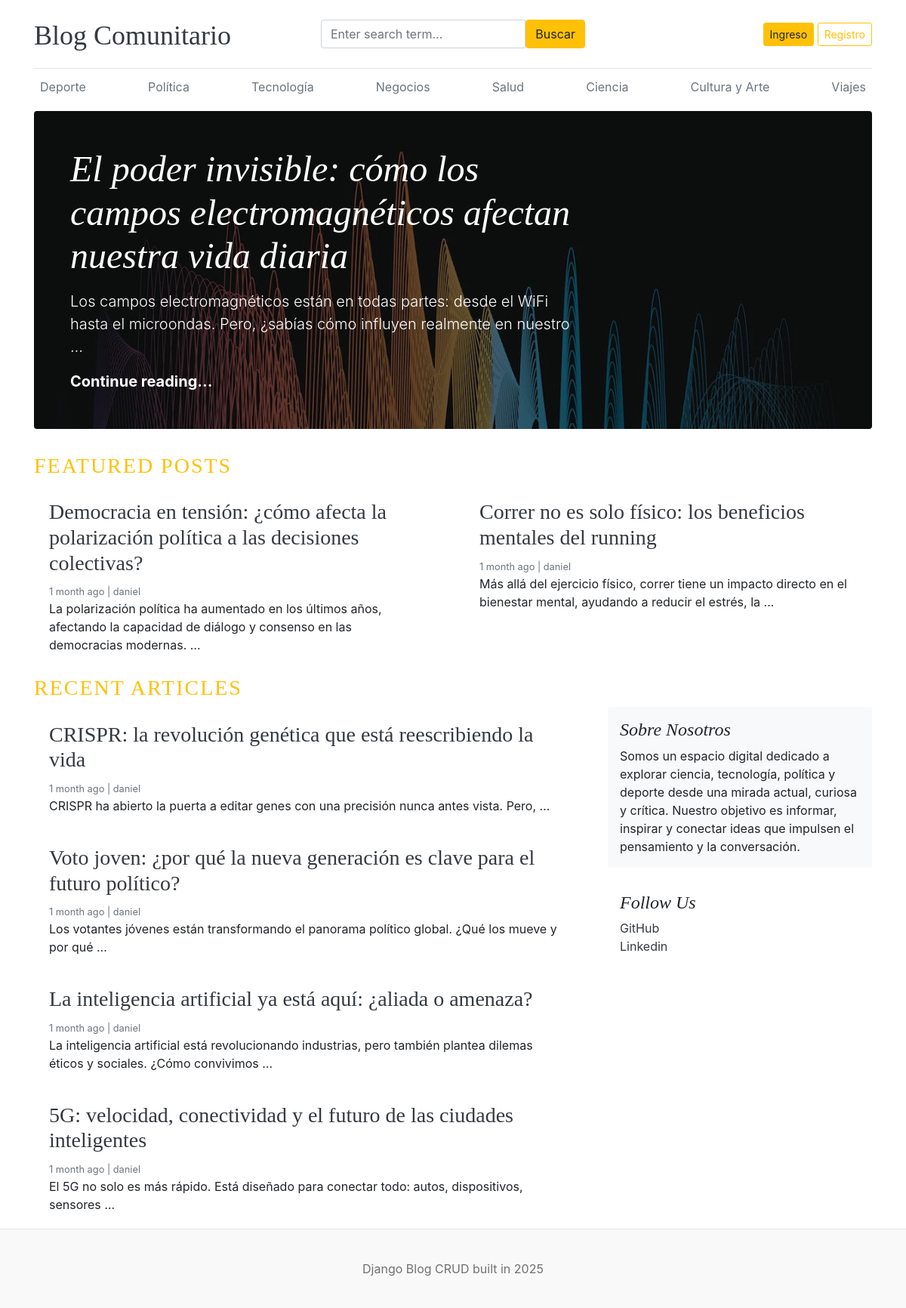
The page / on the database its author committed.
### blogs/models.py (models this page shows, shortened)
class Category(models.Model):
    category_name = models.CharField(max_length=50, unique=True)
    created_at = models.DateTimeField(auto_now_add=True)
    updated_at = models.DateTimeField(auto_now=True)
    class Meta:
        verbose_name_plural = "Categories"

class Blog(models.Model):
    title = models.CharField(max_length=100)
    slug = models.SlugField(max_length=150, unique=True, blank=True)
    category = models.ForeignKey(Category, on_delete=models.CASCADE)
    author = models.ForeignKey(User, on_delete=models.CASCADE)
    featured_image = models.ImageField(upload_to='uploads/%y/%m/%d/')
    short_description = models.TextField(max_length=500)
    blog_body = models.TextField(max_length=2000)
    status = models.CharField(max_length=20, choices=STATUS_CHOICES, default="Draft")
    is_featured = models.BooleanField(default=False)
    created_at = models.DateTimeField(auto_now_add=True)
    updated_at = models.DateTimeField(auto_now=True)

### assignment/models.py (models this page shows, shortened)
class About(models.Model):
    about_heading = models.CharField(max_length=25, unique=True)
    about_description = models.TextField(max_length=500)
    created_at = models.DateTimeField(auto_now_add=True)
    updated_at = models.DateTimeField(auto_now=True)
    class Meta:
        verbose_name_plural = "About"

class SocialLink(models.Model):
    platform = models.CharField(max_length=25)
    link = models.URLField(max_length=100)
    created_at = models.DateTimeField(auto_now_add=True)
    updated_at = models.DateTimeField(auto_now=True)

### blog_main/views.py (the view)
# urls.py: path('', views.home, name='home'),
def home(request):
    features_posts = Blog.objects.filter(is_featured=True, status='Published').order_by('-updated_at')
    posts = Blog.objects.filter(is_featured=False, status='Published')
    try:
        about = About.objects.get()
    except:
        about = None
    context = {
        'featured_posts': features_posts,
        'posts': posts,
        'about': about,
    }
    return render(request, 'home.html', context)

### blogs/context_processors.py (called while the page is built)
def get_categories(request):
    categories = Category.objects.all()
    return dict(categories=categories)

def get_social_links(request):
    social_links = SocialLink.objects.all()
    return dict(social_links=social_links)

### templates/home.html
{% extends 'base.html' %}
{% block content %}
{% for post in featured_posts %}
  {% if forloop.first %}
  <div class="jumbotron p-3 p-md-5 text-white rounded bg-dark" style="background-image: url({{ post.featured_image.url }});background-blend-mode: overlay;background-size:cover;">
      <div class="col-md-8 px-0">
        <h1 class="display-4 font-italic">{{ post.title}}</h1>
        <p class="lead my-3">{{ post.short_description | truncatewords:20}}</p>
        <p class="lead mb-0"><a href="{% url 'blogs' post.slug %}" class="text-white font-weight-bold">Continue reading...</a></p>
      </div>
    </div>
  {% endif %}
{% endfor %}
 <h3 class="text-uppercase text-warning" style="letter-spacing: 2px">Featured Posts</h3>
  <div class="row mb-2">
    {% for post in featured_posts %}
    {% if not forloop.first %}
    <div class="col-md-6">
      <div class="card border-0" >
        <div class="card-body">
          <h3><a href="{% url 'blogs' post.slug %}" class="text-dark">{{ post.title }}</a></h3>
          <small class="mb-1 text-muted"> {{ post.created_at | timesince}} ago | {{ post.author}}</small>
          <p class="card-text">{{ post.short_description | truncatewords:20 }}</p>
        </div>
      </div>
    </div>
    {% endif %}
    {% endfor %}
  </div>
  <h3 class="text-uppercase text-warning" style="letter-spacing: 2px">Recent Articles</h3>
  <main role="main" class="container p-0">
    <div class="row">
      <div class="col-md-8 blog-main">
        {% for post in posts %}
        <div class="card border-0" >
          <div class="card-body">
            <h3><a href="{% url 'blogs' post.slug %}" class="text-dark">{{ post.title }}</a></h3>
            <small class="mb-1 text-muted"> {{ post.created_at | timesince}} ago | {{ post.author}}</small>
            <p class="card-text">{{ post.short_description | truncatewords:15 }}</p>
          </div>
        </div>
        {% endfor %}
      </div>
      <aside class="col-md-4 blog-sidebar">
        <div class="p-3 mb-3 bg-light rounded">
          <h4 class="font-italic">{{ about.about_heading }}</h4>
          <p class="mb-0">{{ about.about_description }}</p>
        </div>
        {% if social_links %}
        <div class="p-3">
          <h4 class="font-italic">Follow Us</h4>
          <ol class="list-unstyled">
            {% for i in social_links %}
            <li><a class="text-dark" href="{{ i.link }}" target="_blank">{{ i.platform }}</a></li>
            {% endfor %}
          </ol>
        </div>
        {% endif %}
      </aside>
    </div>
  </main>
</div>
{% endblock %}

### templates/base.html (shortened to what this page needs)
{% load static %}
<!DOCTYPE html>
<html lang="en">
<head>
    <link href="https://getbootstrap.com/docs/4.0/dist/css/bootstrap.min.css" rel="stylesheet">
    <link href="{% static 'css/blog.css' %}" rel="stylesheet">
    <link rel="stylesheet" href="https://cdnjs.cloudflare.com/ajax/libs/font-awesome/4.7.0/css/font-awesome.min.css">
  </head>
<body>
    <div class="container">
      <header class="blog-header py-3">
        <div class="row flex-nowrap justify-content-between align-items-center">
          <div class="col-4 pt-1">
            <a class="blog-header-logo text-dark" href="/">Blog Comunitario</a>
          </div>
          <div class="col-4">
            <form action="{% url 'search' %}" method="GET">
              <div class="input-group">
                <input class="form-control" type="text" name="keyword" value="{{ keyword }}" placeholder="Enter search term..." aria-label="Enter search term..." aria-describedby="button-search" />
                <button type="submit" class="btn btn-warning" id="button-search" type="button">Buscar</button>
              </div>
            </form>
          </div>
          <div class="col-4 d-flex justify-content-end align-items-center">
            {% if not user.is_authenticated %}
            <a class="btn btn-sm btn-warning" href="{% url 'login' %}">Ingreso</a> &nbsp;
            <a class="btn btn-sm btn-outline-warning" href="{% url 'register' %}">Registro</a>
            {% else %}
            <span><a href="{% url 'dashboard' %}" class="text-dark">Panel de Control</a></span>
            &emsp;
            <span><a href="{% url 'logout' %}" class="text-dark">Cerrar Sesión</a></span>
            {% endif %}
          </div>
        </div>
      </header>
      <div class="nav-scroller py-1 mb-2">
        <nav class="nav d-flex justify-content-between">
          {% for cat in categories %}
          <a class="p-2 text-muted" href="{% url 'posts_by_category' cat.id %}">{{ cat.category_name}}</a>
          {% endfor %}
        </nav>
      </div>
{% block content %}
{% endblock %}
 <footer class="blog-footer">
  <p>Django Blog CRUD built in 2025 </p>
</footer>
</body>
</html>

### blog_main/static/css/blog.css (style rules this page uses)
.blog-header { border-bottom: 1px solid #e5e5e5; }
.blog-header-logo { font-family: "Playfair Display", Georgia, "Times New Roman", serif; font-size: 2.25rem; }
h1, h2, h3, h4, h5, h6 { font-family: "Playfair Display", Georgia, "Times New Roman", serif; }
.display-4 { font-size: 2.5rem; }
@media (min-width: 768px) { .display-4 { font-size: 3rem; } }
.blog-footer { padding: 2.5rem 0; color: #727272; text-align: center; background-color: #f9f9f9; border-top: .05rem solid #e5e5e5; }
.blog-footer p:last-child { margin-bottom: 0; }

### rows shown on the page
Category: category_name "Deporte"
Category: category_name "Política"
Category: category_name "Tecnología"
Category: category_name "Negocios"
Category: category_name "Salud"
Category: category_name "Ciencia"
Category: category_name "Cultura y Arte"
Category: category_name "Viajes"
Blog: featured_image (picture), title "El poder invisible: cómo los campos electromagnéticos afectan nuestra vida diaria", short_description "Los campos electromagnéticos están en todas partes: desde el WiFi hasta el microondas. Pero, ¿sabías cómo influyen realmente en nuestro …"
Blog: title "Democracia en tensión: ¿cómo afecta la polarización política a las decisiones colectivas?", created_at "1 month", author "daniel", short_description "La polarización política ha aumentado en los últimos años, afectando la capacidad de diálogo y consenso en las democracias modernas. …"
Blog: title "Correr no es solo físico: los beneficios mentales del running", created_at "1 month", author "daniel", short_description "Más allá del ejercicio físico, correr tiene un impacto directo en el bienestar mental, ayudando a reducir el estrés, la …"
Blog: title "CRISPR: la revolución genética que está reescribiendo la vida", created_at "1 month", author "daniel", short_description "CRISPR ha abierto la puerta a editar genes con una precisión nunca antes vista. Pero, …"
Blog: title "Voto joven: ¿por qué la nueva generación es clave para el futuro político?", created_at "1 month", author "daniel", short_description "Los votantes jóvenes están transformando el panorama político global. ¿Qué los mueve y por qué …"
Blog: title "La inteligencia artificial ya está aquí: ¿aliada o amenaza?", created_at "1 month", author "daniel", short_description "La inteligencia artificial está revolucionando industrias, pero también plantea dilemas éticos y sociales. ¿Cómo convivimos …"
Blog: title "5G: velocidad, conectividad y el futuro de las ciudades inteligentes", created_at "1 month", author "daniel", short_description "El 5G no solo es más rápido. Está diseñado para conectar todo: autos, dispositivos, sensores …"
About: about_heading "Sobre Nosotros", about_description "Somos un espacio digital dedicado a explorar ciencia, tecnología, política y deporte desde una mirada actual, curiosa y crítica. Nuestro objetivo es informar, inspirar y conectar ideas que impulsen el pensamiento y la conversación."
SocialLink: platform "GitHub"
SocialLink: platform "Linkedin"
